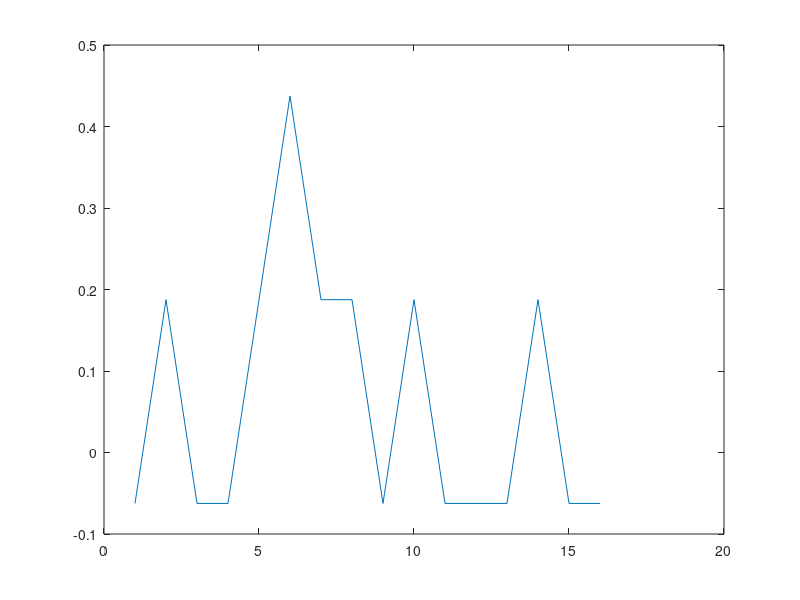
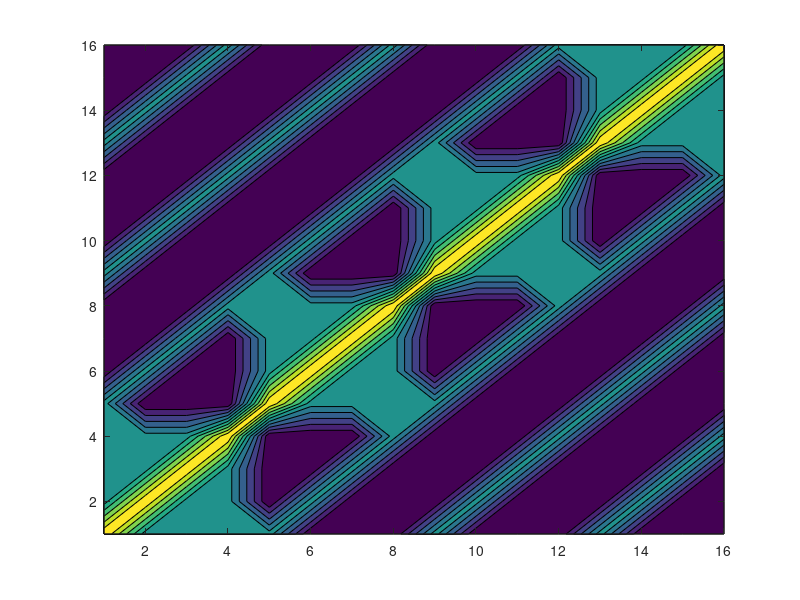

The MATLAB source for these figures, in order:
% hw 3
% julia dohner
% question 3

load data1.mat;

% 8 datum (sound speed thru each row and column)
% 16 model parameters
% underdetermined problem
% answer with smallest model size with L2 norm
% 16 parameters, 8 unknowns
% pinv to find

% d = Gm_real answer
% m by m matrix, every row is approximation of delta function


% G is 16x8 matrix
% d is 8x1 (da or db)
% m is 16x1 of slowness parameters
G = [ 1 1 1 1 0 0 0 0 0 0 0 0 0 0 0 0; % summing first column of slowness vals
    0 0 0 0 1 1 1 1 0 0 0 0 0 0 0 0; % summing second column of slowness vals etc etc
    0 0 0 0 0 0 0 0 1 1 1 1 0 0 0 0;
    0 0 0 0 0 0 0 0 0 0 0 0 1 1 1 1;
    1 0 0 0 1 0 0 0 1 0 0 0 1 0 0 0; % same but thru rows
    0 1 0 0 0 1 0 0 0 1 0 0 0 1 0 0;
    0 0 1 0 0 0 1 0 0 0 1 0 0 0 1 0;
    0 0 0 1 0 0 0 1 0 0 0 1 0 0 0 1 ];

% calculate m
%m_a = G'*inv(G*G')*da;
%m_b = G'*inv(G*G')*db;
m_a = pinv(G)*da;
m_b = pinv(G)*db;

% sing prec means here that rows aren't all linearly indepdentn, not all
% giving new info in the end, lin dep because can make one of the rows from the
% others. Have one too many conditions, one is redundant
% stabilization- can add value of lambda, tiny portion
% pseduo-inverse will work

% calculate resolution for matrix
G_g = pinv(G);%m_a; %(inv(G'*G)*G'); %G_g is whatever is multiplying the data
% a lot of different solutions, one is constraint, etc, long and torturous
% for part 1
R = G_g*G;
% each one of rows of R is the approximation to a delta fx I get from the
% solution, can take a row 9 would be approx of delta function to position
% 9 on the grid from the hw problem-- biggest at column 9, then get smaller

% i don't have perfect resolution because i dont have enough data to know
% it perfectly/have perfect resolution

%plot 
figure
plot(1:size(R,1),R(6,:));
figure
contourf(R)